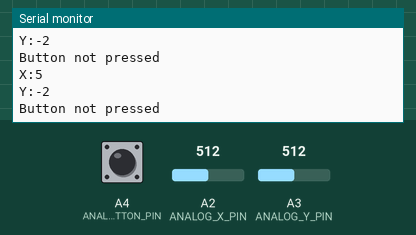
Recording of a sketch running on a simulated Arduino Uno, built with avr-gcc and run on an emulated ATmega328P. On the bench: the last lines printed to the serial monitor. The inputs (shaded band) are chosen by the test bench; at power-on: A4 (ANALOG_BUTTON_PIN) HIGH, A2 (ANALOG_X_PIN) = 512, A3 (ANALOG_Y_PIN) = 512.

Above: at 1.2 s.
1.3 s: A4 (ANALOG_BUTTON_PIN) pulled LOW for 0.25 s
At 1.56 s:
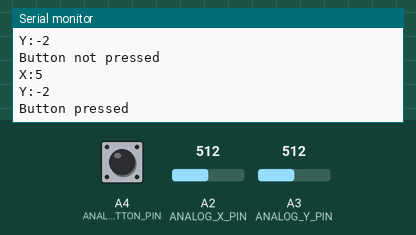
3.0 s: A2 (ANALOG_X_PIN) set to 716
At 3.17 s:
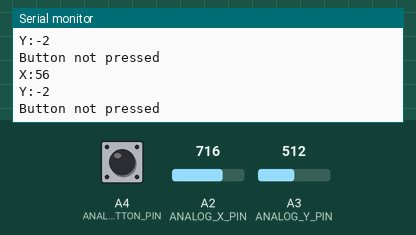
4.5 s: A3 (ANALOG_Y_PIN) set to 716
At 4.77 s:
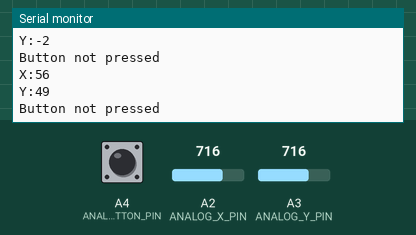
6.0 s: A2 (ANALOG_X_PIN) set to 900
At 6.18 s:
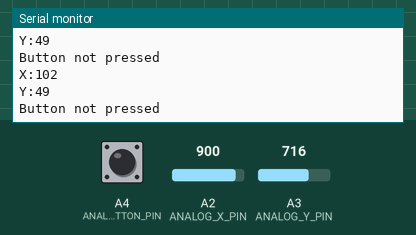
7.5 s: A3 (ANALOG_Y_PIN) set to 900
At 7.79 s:
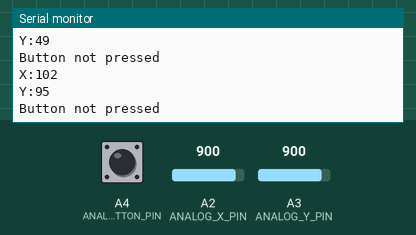
Timing chart, 0 to 10.0 s (numbered marks = the images above; inputs shaded):
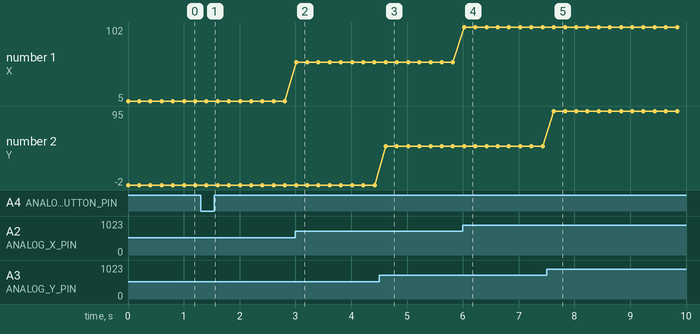

Measured:
- after the input at 1.3 s, the serial monitor: prints a new line after 0.11 s (image 1)
- after the input at 3.0 s, the serial monitor: prints a new line at once (image 2)
- after the input at 4.5 s, the serial monitor: prints a new line after 0.12 s (image 3)
- after the input at 6.0 s, the serial monitor: prints a new line at once (image 4)
- after the input at 7.5 s, the serial monitor: prints a new line after 0.13 s (image 5)
- plotted number 1: 5 → 56 after the input at 3.0 s, 56 → 102 after the input at 6.0 s
- plotted number 2: -2 → 49 after the input at 4.5 s, 49 → 95 after the input at 7.5 s

The sketch:

basic_joystick.ino
```cpp
#define ANALOG_X_PIN A2
#define ANALOG_Y_PIN A3
#define ANALOG_BUTTON_PIN A4

//Default values when axis not actioned
#define ANALOG_X_CORRECTION 122
#define ANALOG_Y_CORRECTION 129

struct button {
   byte pressed = 0;
};

struct analog {
   short x, y;

   button button;
};

void setup()
{
   pinMode(ANALOG_BUTTON_PIN, INPUT_PULLUP);

   Serial.begin(115200);
}

void loop()
{
   analog analog;

   analog.x = readAnalogAxisLevel(ANALOG_X_PIN) - ANALOG_X_CORRECTION;
   analog.y = readAnalogAxisLevel(ANALOG_Y_PIN) - ANALOG_Y_CORRECTION;

   analog.button.pressed = isAnalogButtonPressed(ANALOG_BUTTON_PIN);

   Serial.print("X:");
   Serial.println(analog.x);

   Serial.print("Y:");
   Serial.println(analog.y);

   if (analog.button.pressed) {
     Serial.println("Button pressed");
   } else {
     Serial.println("Button not pressed");
   }

   delay(200);
}

byte readAnalogAxisLevel(int pin)
{
   return map(analogRead(pin), 0, 1023, 0, 255);
}

bool isAnalogButtonPressed(int pin)
{
   return digitalRead(pin) == 0;
}
```
